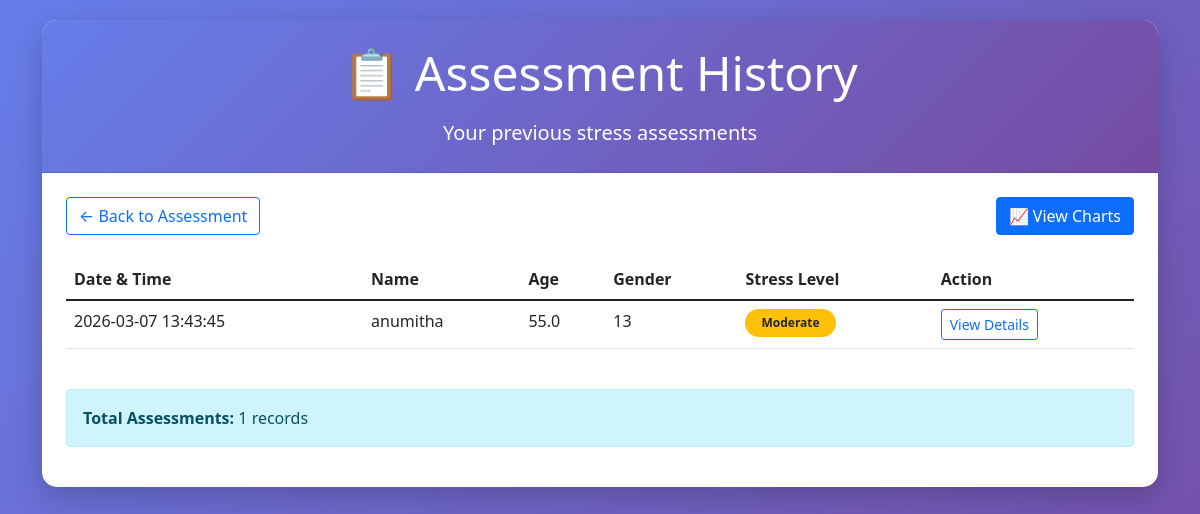
The app's page /history (signed in) with its own data.
### tables this page shows
CREATE TABLE stress_records (
            id INTEGER PRIMARY KEY AUTOINCREMENT,
            timestamp DATETIME DEFAULT CURRENT_TIMESTAMP,
            name TEXT NOT NULL,
            age INTEGER NOT NULL,
            gender TEXT NOT NULL,
            academic_pressure INTEGER NOT NULL,
            sleep_hours REAL NOT NULL,
            physical_activity INTEGER NOT NULL,
            social_support INTEGER NOT NULL,
            workload_hours INTEGER NOT NULL,
            stress_level INTEGER NOT NULL,
            stress_score REAL NOT NULL,
            recommendations TEXT NOT NULL
        , user_id INTEGER DEFAULT NULL);

### app.py (the view)
@app.route('/history')
@login_required
def history():
    try:
        conn = sqlite3.connect('stress_data.db')
        cursor = conn.cursor()
        cursor.execute('''
            SELECT id, timestamp, name, stress_level, stress_score, age, gender
            FROM stress_records
            WHERE user_id = ?
            ORDER BY timestamp DESC
        ''', (session['user_id'],))
        records = cursor.fetchall()
        conn.close()
        level_map = {1: "Low", 2: "Moderate", 3: "High"}
        records_with_text = []
        for record in records:
            record_list = list(record)
            record_list[3] = level_map.get(record_list[3], "Unknown")
            records_with_text.append(record_list)
        return render_template('history.html', records=records_with_text)
    except Exception as e:
        flash(f"Error loading history: {str(e)}")
        return render_template('history.html', records=[])

### app.py (called while the page is built)
def login_required(f):
    @wraps(f)
    def decorated_function(*args, **kwargs):
        if 'user_id' not in session:
            flash('Please login or register to access this page.', 'warning')
            return redirect(url_for('register'))
        return f(*args, **kwargs)
    return decorated_function

### templates/history.html (shortened to what this page needs)
<!DOCTYPE html>
<html lang="en">
<head>
    <link href="https://cdn.jsdelivr.net/npm/bootstrap@5.1.3/dist/css/bootstrap.min.css" rel="stylesheet">
</head>
<body>
    <div class="container">
        <div class="row justify-content-center">
            <div class="col-12">
                <div class="card">
                    <div class="card-header text-center py-4">
                        <h1 class="display-5 mb-3">📋 Assessment History</h1>
                        <p class="lead mb-0">Your previous stress assessments</p>
                    </div>
                    <div class="card-body p-4">
                        <div class="d-flex justify-content-between align-items-center mb-4">
                            <a href="/" class="btn btn-outline-primary">
                                ← Back to Assessment
                            </a>
                            <a href="/chart" class="btn btn-primary">
                                📈 View Charts
                            </a>
                        </div>
                        {% if records %}
                        <div class="table-responsive">
                            <table class="table table-hover">
                                <thead>
                                    <tr>
                                        <th>Date & Time</th>
                                        <th>Name</th>
                                        <th>Age</th>
                                        <th>Gender</th>
                                        <th>Stress Level</th>
                                        <th>Action</th>
                                    </tr>
                                </thead>
                                <tbody>
                                    {% for record in records %}
                                    <tr>
                                        <td>{{ record[1] }}</td>
                                        <td>{{ record[2] }}</td>
                                        <td>{{ record[4] }}</td>
                                        <td>{{ record[5] }}</td>
                                        <td>
                                            {% if record[3] == "Low" %}
                                            <span class="badge badge-low rounded-pill px-3 py-2">Low</span>
                                            {% elif record[3] == "Moderate" %}
                                            <span class="badge badge-moderate rounded-pill px-3 py-2">Moderate</span>
                                            {% elif record[3] == "High" %}
                                            <span class="badge badge-high rounded-pill px-3 py-2">High</span>
                                            {% endif %}
                                        </td>
                                        <td>
                                            <a href="/record/{{ record[0] }}" class="btn btn-sm btn-outline-primary">
                                                View Details
                                            </a>
                                        </td>
                                    </tr>
                                    {% endfor %}
                                </tbody>
                            </table>
                        </div>
                        <div class="alert alert-info mt-4">
                            <strong>Total Assessments:</strong> {{ records|length }} records
                        </div>
                        {% endif %}
                    </div>
                </div>
            </div>
        </div>
    </div>
</body>
</html>

### templates/history.html (style rules this page uses)
body { background: linear-gradient(135deg, #667eea 0%, #764ba2 100%); min-height: 100vh; padding: 20px; }
.card { border-radius: 15px; box-shadow: 0 10px 30px rgba(0,0,0,0.2); border: none; }
.card-header { background: linear-gradient(135deg, #667eea 0%, #764ba2 100%); color: white; border-radius: 15px 15px 0 0 !important; }
.badge-moderate { background-color: #ffc107; color: #212529; }

### records on screen
stress_records: timestamp "2026-03-07 13:43:45", name "anumitha", stress_score "55.0", age "13"

### other values on screen
{{ records|length }} "1"
